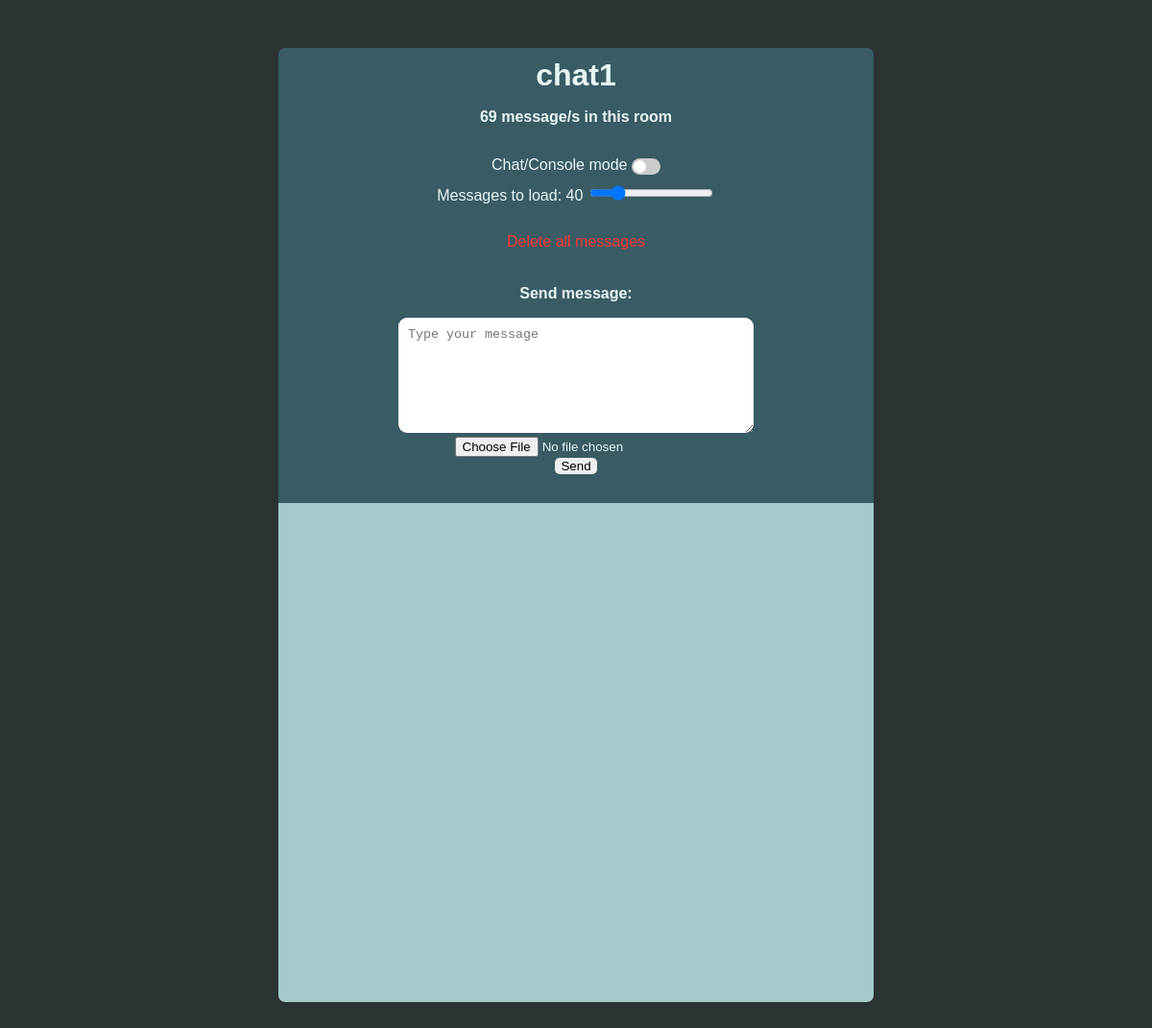
The app's page /chat1/, older data.
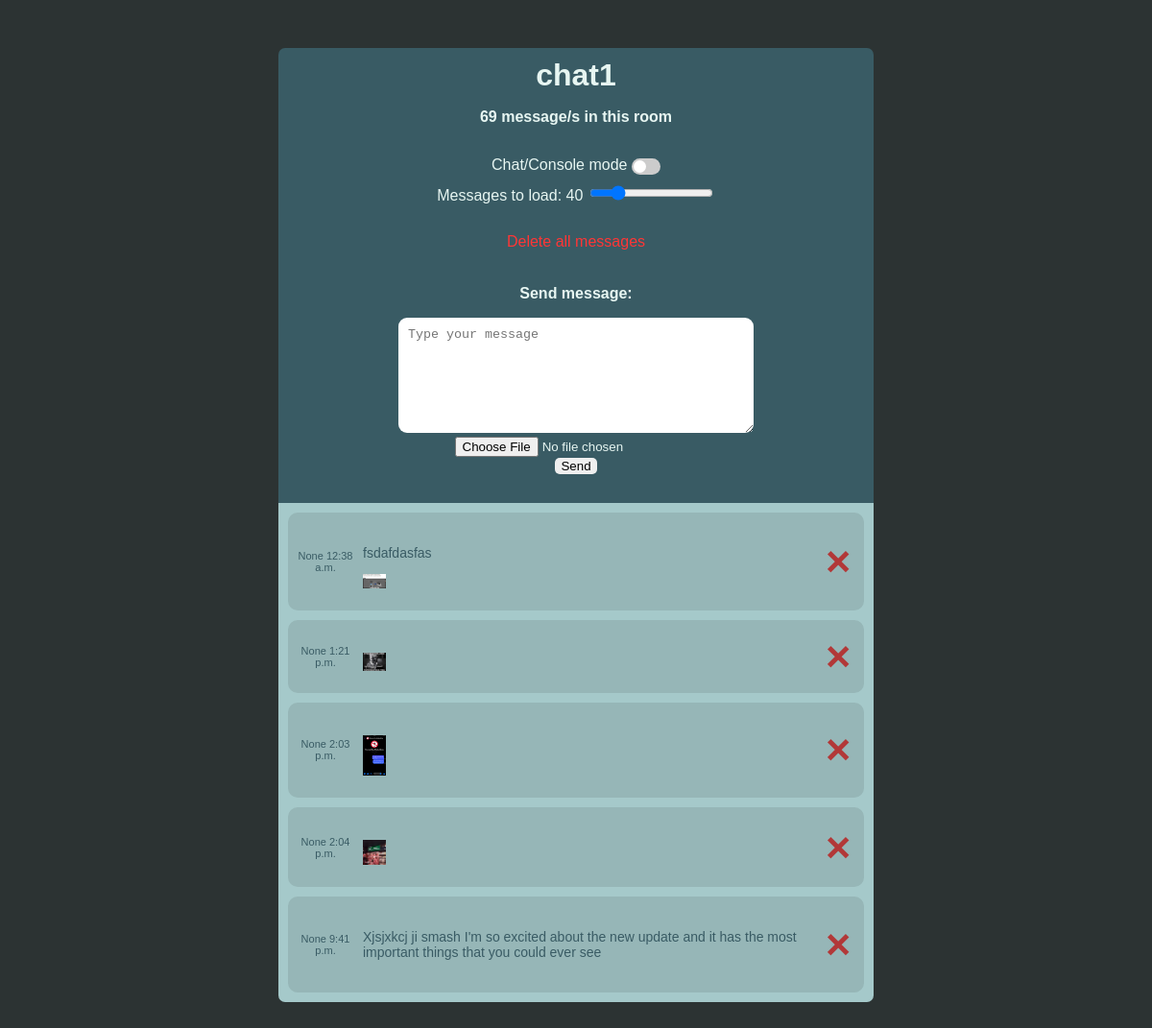
The same page, newer data.
### SSChat/models.py (models this page shows)
class message(models.Model):
    text = models.TextField(max_length=3000000, blank=True, null=True, default='')
    room = models.TextField(max_length=3000000, blank=True, null=True, default='')
    time = models.TimeField(auto_now=False, auto_now_add=False, blank=True, null=True)
    date = models.DateField(auto_now_add=False, blank=True, null=True)
    seed = models.TextField(max_length=3000000, blank=True, null=True, default='')
    field_name = models.ImageField(upload_to='images', height_field=None, width_field=None, max_length=100, null=True, blank=True)

### SSChat/views.py (the view)
# urls.py: path('<str:room_name>/', room, name="room"),
def room(request, room_name):
    vars= {"roomName": room_name}
    messages = message.objects.filter(room=room_name)
    vars["messages"] = messages.values()
    vars["room_name"] = room_name
    return render(request, 'SSChat/room.html', vars)

### SSChat/templates/SSChat/room.html (shortened to what this page needs)
<!DOCTYPE html>
<html lang="en">
    <head>
        {% load static %}
        <link rel="stylesheet" type="text/css" href="{% static 'SSChat/style.css' %}">
    </head>
    <body>
        <div id="settings" class="row">
            <h1 id = "titlet">{{ roomName }}</h1>
            <p class="plain_text">69 message/s in this room</p>
            <fieldset style="border: none">
                <div class="item">
                    <label>Chat/Console mode</label>
                    <label class="switch">
                        <span class="slider round"></span>
                    </label>
                </div>
                <div class="item">
                    <label id = "aof_label">Messages to load: 40</label>
                    <input id="amount_of_messages" type="range" min="0" max="200" value="40">
                </div>
                <div class="item">
                    <input id="delbtn" type="button" value="Delete all messages">
                </div>
                <div class = "row" id="send_form">
                    <p class="plain_text">Send message:</p>
                    <textarea id="text_message" type="text" placeholder="Type your message"></textarea><br>
                    <input id="fileupload" type="file" name="fileupload" /><br>
                    <input type="button" class="submit_button" id="send-message-button" value="Send">
                </div>
            </fieldset>
        </div>
        <div id="chatbox" class="row">
            {% for message in messages %}
                <div class="message">
                    <div class="message__outer">
                        <div class="message__info"><p>{{message.date}} {{message.time}}</p></div>
                        {% load static %}
                        <div class="message__bubble"><p>{{message.text}}</p> <img seed="{{message.seed}}" class="a__image" src="{% get_media_prefix %}{{ message.field_name}}"> </div>
                        <span seed="{{message.seed}}" onclick="del_msg(this)" class="message__del">&times;</span>
                    </div>
                </div>
            {% endfor %}
        </div>
    </body>
</html>

### SSChat/static/SSChat/style.css (style rules this page uses)
body { background-color: #2C3333; font-family: Tahoma, sans-serif; color: #E7F6F2; margin: 0; }
.row { margin: auto; }
#settings { background: #395B64; width: 600px; padding: 10px; margin-top: 50px; border-radius: 7px; color: #E7F6F2; font-size: 16px; border-bottom-left-radius: 0; border-bottom-right-radius: 0; }
#chatbox { background: #A5C9CA; text-align: left; width: 600px; padding: 10px; margin-bottom: 50px; overflow-y: auto; border-radius: 7px; border-top-left-radius: 0; border-top-right-radius: 0; font-size: 14px; color: #395B64; height: 500px; }
#titlet { overflow:auto; max-width:500px; margin: auto; }
.plain_text { font-size: 16px; font-weight: bold; }
.row { text-align: center; }
#send_form { margin-bottom: 10px; }
.item { margin: 10px; }
#delbtn { padding: 16px 32px; text-align: center; text-decoration: none; display: inline-block; font-size: 16px; margin: 4px 2px; transition-duration: 0.4s; cursor: pointer; background-color: transparent; color: #ff3636; border:none; }
.switch { position: relative; display: inline-block; top: 2px; width: 30px; height: 17px; }
.slider { position: absolute; cursor: pointer; top: 0; left: 0; right: 0; bottom: 0; background-color: #ccc; -webkit-transition: .4s; transition: .4s; }
.slider:before { position: absolute; content: ""; height: 13px; width: 13px; left: 2px; bottom: 2px; background-color: white; -webkit-transition: .4s; transition: .4s; }
.slider.round { border-radius: 34px; }
.slider.round:before { border-radius: 50%; }
.message__outer { display: flex; margin-bottom: 10px; padding: 10px; align-items: center; background: rgba(27, 27, 27, 0.11); border-radius: 10px; transition: 0.3s; }
.message__info { font-size: 11px; width: 10%; text-align: center; }
.message__bubble { overflow-wrap: break-word; width: calc(90% - 50px); padding: 10px; text-align: left; }
.message__del { font-size: 45px; font-weight: 600; color: #b23838; transition: .4s; }
.a__image { height: auto; width: 5%; }
#text_message { border: none; border-radius: 9px; padding: 10px; max-width: 500px; max-height: 500px; width: 350px; height: 100px; min-width: 300px; min-height: 65px; }
.submit_button { border: none; border-radius: 5px; }

Row changes from the older to the newer data that the page shows:
added message: date "None", time "12:38 a.m.", text "fsdafdasfas", field_name (picture)
added message: date "None", time "1:21 p.m.", field_name (picture)
added message: date "None", time "2:03 p.m.", field_name (picture)
added message: date "None", time "2:04 p.m.", field_name (picture)
added message: date "None", time "9:41 p.m.", text "Xjsjxkcj ji smash I'm so excited about the new update and it has the most important things that you could ever see"
